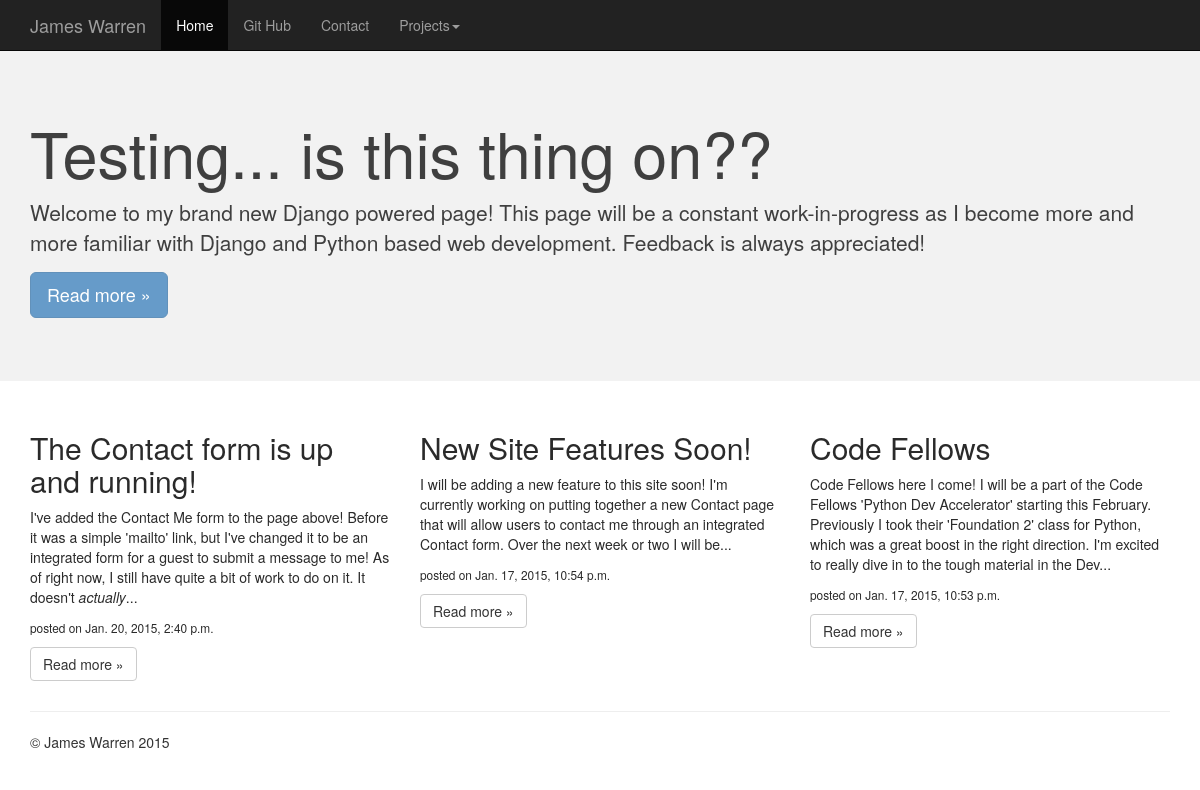
/, run on an earlier commit of the app's database.
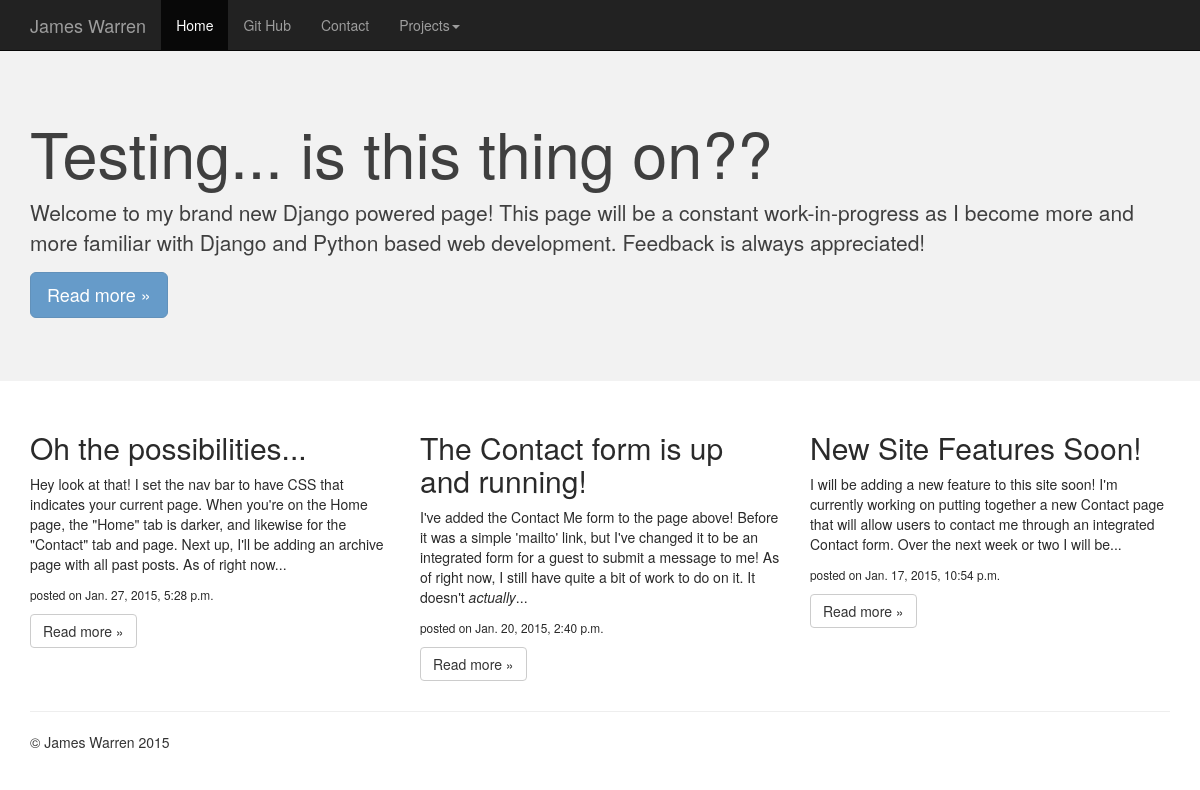
And on a later commit of the database.
### blog/models.py (models this page shows, shortened)
class BlogPost(models.Model):
    class Meta:
        verbose_name_plural = "Blog Posts"
    title = models.CharField('Title', max_length=120)
    post = models.TextField('Content')
    blurb = models.TextField('Blurb')
    created = models.DateTimeField('Created', auto_now_add=True, auto_now=False)
    display = models.BooleanField('Display on Home Page?', default=False)
    heading = models.BooleanField('Display as Heading?', default=False)

### blog/views.py (the view)
# urls.py: url(r'^$', views.index, name='index'),
def index(request):
    return render(request, 'base.html', {
        'posts': BlogPost.objects.filter(display=True).order_by('created')[::-1],
        'heading': BlogPost.objects.filter(heading=True).order_by('created')[0]
        })

### blog/templates/base.html (shortened to what this page needs)
{% extends 'base_site.html' %}
{% block nav %}
        <div id="navbar" class="navbar-collapse collapse">
          <ul class="nav navbar-nav">
            <li class="active"><a href="/">Home</a></li>
            <li><a href="http://www.github.com/jwarren116" target="_blank">Git Hub</a></li>
            <li><a href="/contact">Contact</a></li>
            <li class="dropdown">
              <a href="#" class="dropdown-toggle" data-toggle="dropdown" role="button" aria-expanded="false">Projects<span class="caret"></span></a>
            </li>
          </ul>
        </div>
{% endblock %}
{% block content %}
    <div class="jumbotron">
      <div class="container">
      {% if heading %}
        <h1>{{ heading.title }}</h1>
        <p>{{ heading.blurb|safe }}</p>
        <p><a class="btn btn-primary btn-lg" href="{% url 'entry' heading.id %}" role="button">Read more &raquo;</a></p>
      </div>
      {% endif %}
    </div>
    <div class="container">
      <div class="row">
      {% if posts %}
        {% for item in posts %}
        <div class="col-md-4">
          <h2>{{ item.title }}</h2>
          <p>{{ item.blurb|safe }}</p>
          <p><small>posted on {{ item.created }}</small></p>
          <p><a class="btn btn-default" href="{% url 'entry' item.id %}" role="button">Read more &raquo;</a></p>
        </div>
        {% endfor %}
      {% endif %}
      </div>
    </div>
{% endblock %}

What changed in the data, as far as the page shows it:
no longer on this page (row edited): BlogPost: title "Code Fellows", blurb "Code Fellows here I come! I will be a part of the Code Fellows 'Python Dev Accelerator' starting this February. Previously I took their 'Foundation 2' class for Python, which was a great boost in the right direction. I'm excited to really dive in to the tough material in the Dev...", created "Jan. 17, 2015, 10:53 p.m."
added BlogPost: title "Oh the possibilities...", blurb "Hey look at that! I set the nav bar to have CSS that indicates your current page. When you're on the Home page, the \"Home\" tab is darker, and likewise for the \"Contact\" tab and page. Next up, I'll be adding an archive page with all past posts. As of right now...", created "Jan. 27, 2015, 5:28 p.m."
